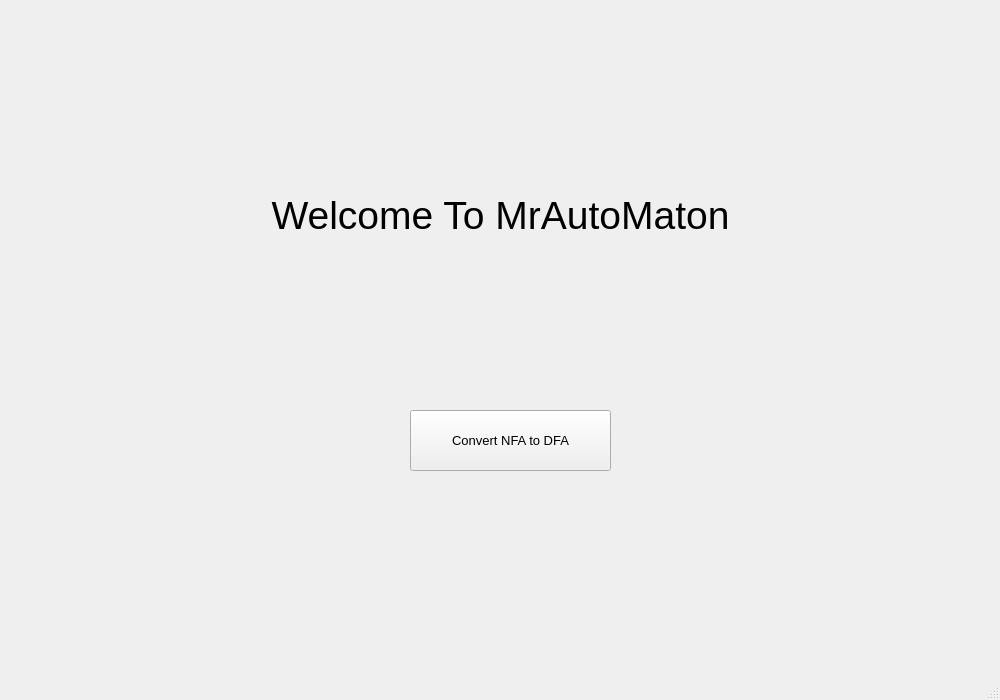
<?xml version="1.0" encoding="UTF-8"?>
<ui version="4.0">
 <class>MainWindow</class>
 <widget class="QMainWindow" name="MainWindow">
  <property name="geometry">
   <rect>
    <x>0</x>
    <y>0</y>
    <width>1000</width>
    <height>700</height>
   </rect>
  </property>
  <property name="windowTitle">
   <string>MainWindow</string>
  </property>
  <widget class="QWidget" name="centralwidget">
   <widget class="QLabel" name="label">
    <property name="geometry">
     <rect>
      <x>10</x>
      <y>150</y>
      <width>981</width>
      <height>131</height>
     </rect>
    </property>
    <property name="font">
     <font>
      <pointsize>29</pointsize>
     </font>
    </property>
    <property name="text">
     <string>Welcome To MrAutoMaton</string>
    </property>
    <property name="alignment">
     <set>Qt::AlignCenter</set>
    </property>
   </widget>
   <widget class="QPushButton" name="pushButton">
    <property name="geometry">
     <rect>
      <x>410</x>
      <y>410</y>
      <width>201</width>
      <height>61</height>
     </rect>
    </property>
    <property name="font">
     <font>
      <pointsize>10</pointsize>
     </font>
    </property>
    <property name="text">
     <string>Convert NFA to DFA</string>
    </property>
   </widget>
   <widget class="QLabel" name="label_2">
    <property name="geometry">
     <rect>
      <x>450</x>
      <y>260</y>
      <width>121</width>
      <height>131</height>
     </rect>
    </property>
    <property name="text">
     <string/>
    </property>
    <property name="pixmap">
     <pixmap>../Resources/logo.png</pixmap>
    </property>
    <property name="scaledContents">
     <bool>true</bool>
    </property>
   </widget>
  </widget>
  <widget class="QStatusBar" name="statusbar"/>
 </widget>
 <resources/>
 <connections/>
</ui>
